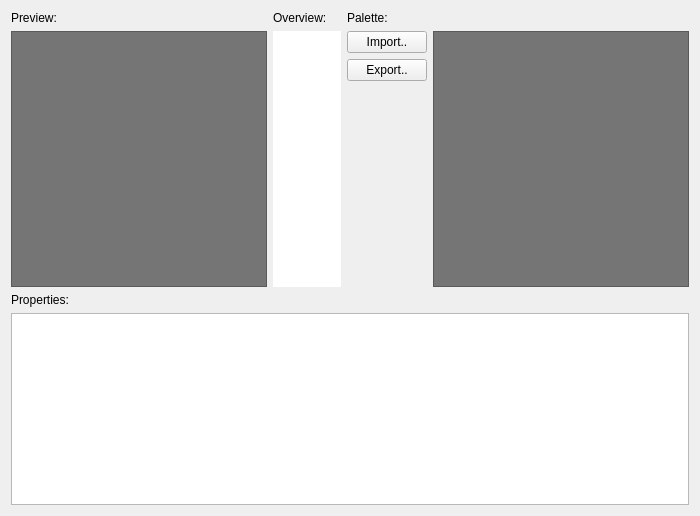
       <widget class="QWidget" name="tabProperties">
        <layout class="QGridLayout" name="gridLayout_5" rowstretch="0,0">
         <item row="0" column="0">
          <layout class="QGridLayout" name="gridLayout_4">
           <property name="sizeConstraint">
            <enum>QLayout::SetFixedSize</enum>
           </property>
           <item row="0" column="2">
            <widget class="QLabel" name="label_12">
             <property name="maximumSize">
              <size>
               <width>256</width>
               <height>16777215</height>
              </size>
             </property>
             <property name="text">
              <string>Palette:</string>
             </property>
            </widget>
           </item>
           <item row="1" column="4">
            <widget class="QLabel" name="lbl_test_palette">
             <property name="sizePolicy">
              <sizepolicy hsizetype="Preferred" vsizetype="Preferred">
               <horstretch>0</horstretch>
               <verstretch>0</verstretch>
              </sizepolicy>
             </property>
             <property name="minimumSize">
              <size>
               <width>256</width>
               <height>256</height>
              </size>
             </property>
             <property name="maximumSize">
              <size>
               <width>256</width>
               <height>16777215</height>
              </size>
             </property>
             <property name="palette">
              <palette>
               <active>
                <colorrole role="Base">
                 <brush brushstyle="SolidPattern">
                  <color alpha="255">
                   <red>255</red>
                   <green>255</green>
                   <blue>255</blue>
                  </color>
                 </brush>
                </colorrole>
                <colorrole role="Window">
                 <brush brushstyle="SolidPattern">
                  <color alpha="255">
                   <red>117</red>
                   <green>117</green>
                   <blue>117</blue>
                  </color>
                 </brush>
                </colorrole>
               </active>
               <inactive>
                <colorrole role="Base">
                 <brush brushstyle="SolidPattern">
                  <color alpha="255">
                   <red>255</red>
                   <green>255</green>
                   <blue>255</blue>
                  </color>
                 </brush>
                </colorrole>
                <colorrole role="Window">
                 <brush brushstyle="SolidPattern">
                  <color alpha="255">
                   <red>117</red>
                   <green>117</green>
                   <blue>117</blue>
                  </color>
                 </brush>
                </colorrole>
               </inactive>
               <disabled>
                <colorrole role="Base">
                 <brush brushstyle="SolidPattern">
                  <color alpha="255">
                   <red>117</red>
                   <green>117</green>
                   <blue>117</blue>
                  </color>
                 </brush>
                </colorrole>
                <colorrole role="Window">
                 <brush brushstyle="SolidPattern">
                  <color alpha="255">
                   <red>117</red>
                   <green>117</green>
                   <blue>117</blue>
                  </color>
                 </brush>
                </colorrole>
               </disabled>
              </palette>
             </property>
             <property name="autoFillBackground">
              <bool>true</bool>
             </property>
             <property name="frameShape">
              <enum>QFrame::StyledPanel</enum>
             </property>
             <property name="frameShadow">
              <enum>QFrame::Sunken</enum>
             </property>
             <property name="text">
              <string notr="true"/>
             </property>
             <property name="scaledContents">
              <bool>false</bool>
             </property>
             <property name="alignment">
              <set>Qt::AlignCenter</set>
             </property>
            </widget>
           </item>
           <item row="0" column="0">
            <widget class="QLabel" name="label_5">
             <property name="text">
              <string>Preview:</string>
             </property>
            </widget>
           </item>
           <item row="1" column="0">
            <widget class="QLabel" name="lblPropPreview">
             <property name="sizePolicy">
              <sizepolicy hsizetype="Preferred" vsizetype="Preferred">
               <horstretch>0</horstretch>
               <verstretch>0</verstretch>
              </sizepolicy>
             </property>
             <property name="minimumSize">
              <size>
               <width>256</width>
               <height>256</height>
              </size>
             </property>
             <property name="maximumSize">
              <size>
               <width>256</width>
               <height>256</height>
              </size>
             </property>
             <property name="sizeIncrement">
              <size>
               <width>8</width>
               <height>8</height>
              </size>
             </property>
             <property name="palette">
              <palette>
               <active>
                <colorrole role="Base">
                 <brush brushstyle="SolidPattern">
                  <color alpha="255">
                   <red>177</red>
                   <green>177</green>
                   <blue>177</blue>
                  </color>
                 </brush>
                </colorrole>
                <colorrole role="Window">
                 <brush brushstyle="SolidPattern">
                  <color alpha="255">
                   <red>117</red>
                   <green>117</green>
                   <blue>117</blue>
                  </color>
                 </brush>
                </colorrole>
               </active>
               <inactive>
                <colorrole role="Base">
                 <brush brushstyle="SolidPattern">
                  <color alpha="255">
                   <red>177</red>
                   <green>177</green>
                   <blue>177</blue>
                  </color>
                 </brush>
                </colorrole>
                <colorrole role="Window">
                 <brush brushstyle="SolidPattern">
                  <color alpha="255">
                   <red>117</red>
                   <green>117</green>
                   <blue>117</blue>
                  </color>
                 </brush>
                </colorrole>
               </inactive>
               <disabled>
                <colorrole role="Base">
                 <brush brushstyle="SolidPattern">
                  <color alpha="255">
                   <red>117</red>
                   <green>117</green>
                   <blue>117</blue>
                  </color>
                 </brush>
                </colorrole>
                <colorrole role="Window">
                 <brush brushstyle="SolidPattern">
                  <color alpha="255">
                   <red>117</red>
                   <green>117</green>
                   <blue>117</blue>
                  </color>
                 </brush>
                </colorrole>
               </disabled>
              </palette>
             </property>
             <property name="mouseTracking">
              <bool>true</bool>
             </property>
             <property name="autoFillBackground">
              <bool>true</bool>
             </property>
             <property name="frameShape">
              <enum>QFrame::StyledPanel</enum>
             </property>
             <property name="frameShadow">
              <enum>QFrame::Sunken</enum>
             </property>
             <property name="text">
              <string notr="true"/>
             </property>
             <property name="pixmap">
              <pixmap resource="../../appres.qrc">:/imgs/resources/imgs/noimg.png</pixmap>
             </property>
             <property name="scaledContents">
              <bool>false</bool>
             </property>
             <property name="alignment">
              <set>Qt::AlignCenter</set>
             </property>
             <property name="textInteractionFlags">
              <set>Qt::NoTextInteraction</set>
             </property>
            </widget>
           </item>
           <item row="0" column="1">
            <widget class="QLabel" name="label_13">
             <property name="text">
              <string>Overview:</string>
             </property>
            </widget>
           </item>
           <item row="1" column="2">
            <layout class="QVBoxLayout" name="verticalLayout_11">
             <item>
              <widget class="QPushButton" name="btnImportPalette">
               <property name="text">
                <string>Import..</string>
               </property>
              </widget>
             </item>
             <item>
              <widget class="QPushButton" name="btnExportPalette">
               <property name="text">
                <string>Export..</string>
               </property>
              </widget>
             </item>
             <item>
              <spacer name="verticalSpacer_3">
               <property name="orientation">
                <enum>Qt::Vertical</enum>
               </property>
               <property name="sizeHint" stdset="0">
                <size>
                 <width>20</width>
                 <height>40</height>
                </size>
               </property>
              </spacer>
             </item>
            </layout>
           </item>
           <item row="1" column="1">
            <widget class="QTableView" name="tblOverview">
             <property name="autoFillBackground">
              <bool>false</bool>
             </property>
             <property name="frameShape">
              <enum>QFrame::NoFrame</enum>
             </property>
             <property name="verticalScrollBarPolicy">
              <enum>Qt::ScrollBarAlwaysOff</enum>
             </property>
             <property name="horizontalScrollBarPolicy">
              <enum>Qt::ScrollBarAlwaysOff</enum>
             </property>
             <property name="sizeAdjustPolicy">
              <enum>QAbstractScrollArea::AdjustToContentsOnFirstShow</enum>
             </property>
             <property name="autoScroll">
              <bool>false</bool>
             </property>
             <property name="editTriggers">
              <set>QAbstractItemView::NoEditTriggers</set>
             </property>
             <property name="tabKeyNavigation">
              <bool>false</bool>
             </property>
             <property name="showDropIndicator" stdset="0">
              <bool>false</bool>
             </property>
             <property name="dragDropOverwriteMode">
              <bool>false</bool>
             </property>
             <property name="selectionMode">
              <enum>QAbstractItemView::NoSelection</enum>
             </property>
             <property name="selectionBehavior">
              <enum>QAbstractItemView::SelectRows</enum>
             </property>
             <property name="showGrid">
              <bool>false</bool>
             </property>
             <property name="cornerButtonEnabled">
              <bool>false</bool>
             </property>
             <attribute name="horizontalHeaderDefaultSectionSize">
              <number>0</number>
             </attribute>
             <attribute name="horizontalHeaderShowSortIndicator" stdset="0">
              <bool>false</bool>
             </attribute>
             <attribute name="verticalHeaderDefaultSectionSize">
              <number>0</number>
             </attribute>
             <attribute name="verticalHeaderShowSortIndicator" stdset="0">
              <bool>false</bool>
             </attribute>
            </widget>
           </item>
          </layout>
         </item>
         <item row="1" column="0">
          <layout class="QVBoxLayout" name="verticalLayout_9">
           <item>
            <widget class="QLabel" name="label_6">
             <property name="text">
              <string>Properties:</string>
             </property>
            </widget>
           </item>
           <item>
            <widget class="QTableView" name="tblProperties">
             <property name="editTriggers">
              <set>QAbstractItemView::AnyKeyPressed|QAbstractItemView::DoubleClicked|QAbstractItemView::EditKeyPressed|QAbstractItemView::SelectedClicked</set>
             </property>
             <property name="showDropIndicator" stdset="0">
              <bool>false</bool>
             </property>
             <property name="dragDropOverwriteMode">
              <bool>false</bool>
             </property>
             <property name="alternatingRowColors">
              <bool>true</bool>
             </property>
             <property name="selectionMode">
              <enum>QAbstractItemView::NoSelection</enum>
             </property>
             <property name="selectionBehavior">
              <enum>QAbstractItemView::SelectRows</enum>
             </property>
             <attribute name="horizontalHeaderStretchLastSection">
              <bool>true</bool>
             </attribute>
             <attribute name="verticalHeaderCascadingSectionResizes">
              <bool>true</bool>
             </attribute>
             <attribute name="verticalHeaderDefaultSectionSize">
              <number>64</number>
             </attribute>
             <attribute name="verticalHeaderHighlightSections">
              <bool>false</bool>
             </attribute>
             <attribute name="verticalHeaderMinimumSectionSize">
              <number>64</number>
             </attribute>
            </widget>
           </item>
          </layout>
         </item>
        </layout>
       </widget>
